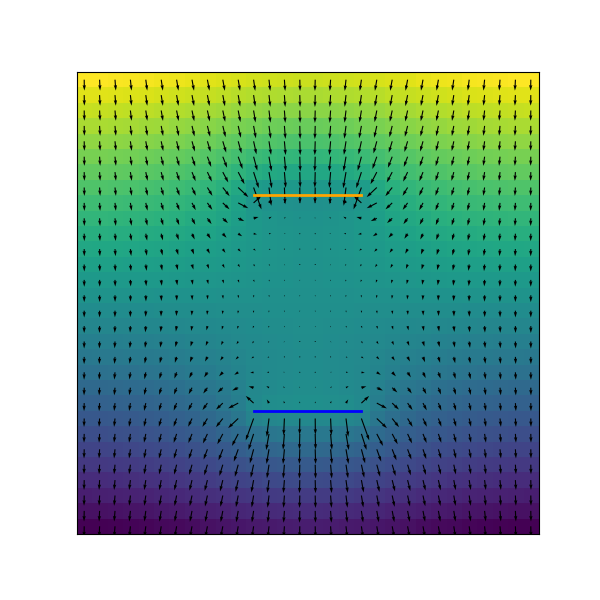

Recreate this plot in Python.
import numpy as np
import matplotlib.pyplot as plt

ny = 30
nx = 30

p1_top = 7
p1_bottom = p1_top + 1
p2_bottom = ny - p1_bottom
p2_top = p2_bottom - 1

p1_left = 11
p1_right = nx - p1_left
p2_left = p1_left
p2_right = p1_right


def top(u, y, x):
    if y == 0:
        return u[y, x] + 1
    elif y == p1_bottom and x in range(p1_left, p1_right):
        return u[p2_top, x]
    elif y == p2_bottom and x in range(p1_left, p1_right):
        return u[p1_top, x]
    else:
        return u[y - 1, x]


def bottom(u, y, x):
    if y == ny - 1:
        return u[y, x] - 1
    elif y == p1_top and x in range(p1_left, p1_right):
        return u[p2_bottom, x]
    elif y == p2_top and x in range(p1_left, p1_right):
        return u[p1_bottom, x]
    else:
        return u[y + 1, x]


def left(u, y, x):
    return u[y, max(x - 1, 0)]


def right(u, y, x):
    return u[y, min(x + 1, nx - 1)]


def laplacian(u, y, x):
    return top(u, y, x) + bottom(u, y, x) + left(u, y, x) + right(
        u, y, x) - 4 * u[y, x]


def gradY(u):
    gradU = np.empty((ny, nx))
    for y in range(0, ny):
        for x in range(0, nx):
            gradU[y, x] = (bottom(u, y, x) - top(u, y, x)) / 2
    return gradU


def gradX(u):
    gradU = np.empty((ny, nx))
    for y in range(0, ny):
        for x in range(0, nx):
            gradU[y, x] = (left(u, y, x) - right(u, y, x)) / 2
    return gradU


def step(u):
    newU = np.empty((ny, nx))
    for y in range(0, ny):
        for x in range(0, nx):
            newU[y, x] = u[y, x] + 0.1 * laplacian(u, y, x)
    return newU


def initialize():
    u = np.empty((ny, nx))
    for y in range(0, ny):
        for x in range(0, nx):
            u[y, x] = ny / 2 - y
    return u


u = initialize()

for i in range(0, 5000):
    u = step(u)

dx = gradX(u)
dy = gradY(u)

fig, ax = plt.subplots(figsize=(6, 6))
ax.imshow(u)
ax.xaxis.set_ticks([])
ax.yaxis.set_ticks([])
ax.quiver(dx, dy)
plt.plot([p1_left, p1_right - 1], [(p1_top + p1_bottom) / 2,
                                   (p1_top + p1_bottom) / 2],
         color='orange',
         linewidth=2)
plt.plot([p2_left, p2_right - 1], [(p2_top + p2_bottom) / 2,
                                   (p2_top + p2_bottom) / 2], color='blue', linewidth=2)
plt.savefig('portal.png')
